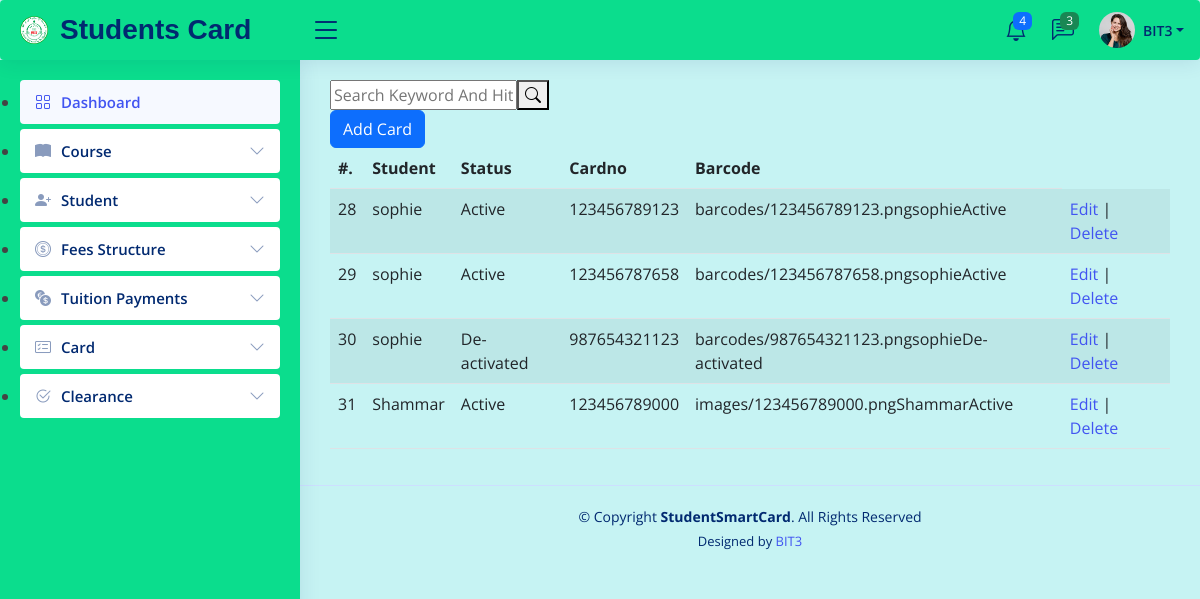
/add_card/ (signed in), run on the app's committed database.
### Cards/models.py (models this page shows, shortened)
class Card(models.Model):
    STATUS = [
        ("Active","Active"),
        ("De-activated", "Deactivated"),
        ("Terminated", "Terminated")
    ]
    student = models.ForeignKey(Student, on_delete = models.CASCADE)
    cardno =models.CharField(max_length=12, default="",unique=True)
    barcode = models.ImageField(upload_to='images/',blank=True)
    status = models.CharField(max_length = 15, choices = STATUS)

class Student(models.Model):
    GENDER_OPTIONS=[
        ("M", "Male"),
        ("F","Female"),
    ]
    MARITAL_STATUS_OPTIONS=[
        ("M","Married"),
        ("S","Single"),
    ]
    SESSION_OPTIONS = [
        ("Day","Day"),
       ("Evening", "Evening"),
        ("Weekend", "Weekend"),
    ]
    student_name = models.CharField(max_length = 50, null= True, blank= True)
    gender = models.CharField(max_length=2, choices=GENDER_OPTIONS)
    course = models.ForeignKey(Course,on_delete=models.CASCADE)
    session = models.CharField(max_length = 8, choices = SESSION_OPTIONS ,null= True, blank= True)
    date_of_birth = models.DateField(auto_now = False)
    address = models.CharField(max_length = 25, null= True, blank= True)
    religion = models.CharField(max_length=20)
    telephone_no = models.CharField(max_length = 15)
    nationality = models.CharField(max_length = 20,null= True, blank= True)
    marital_status = models.CharField(max_length=2, choices= MARITAL_STATUS_OPTIONS)
    def __str__(self):
        return self.student_name

### Cards/views.py (the view)
# urls.py: path('add_card/',add_card_view,name='add_card_page'),
@login_required
def add_card_view(request):
    message =''
    if request.method == "POST":
        card_form = CardForm(request.POST)
        if card_form.is_valid():
            card_form.save()
        message = "Card Added Successfully"
    else:
        card_form = CardForm()
    messages.success(request,message)
    cards = Card.objects.all()
    context = {
        'form':card_form,
        'msg' :message,
        'cards' :cards
    }
    return render(request, "add_card.html", context)

### Cards/forms.py
class CardForm(ModelForm):
    class Meta:
        model = Card
        fields = '__all__'

### Cards/templates/add_card.html (shortened to what this page needs)
{% extends './base2.html' %}
{% load crispy_forms_tags %}
{% block content %}
<div class="search-bar">
    <form class="search-form d-flex align-items-center" method="GET" action="{% url 'search_students_page' %}">
      <input type="text" name="query" placeholder="Search Keyword And Hit Enter" title="Enter search keyword">
      <button type="submit" title="Search"><i class="bi bi-search"></i></button>
    </form>
  </div>
                    <button type="button" class="btn btn-primary" data-bs-toggle="modal" data-bs-target="#basicModal">
                    Add Card
                    </button>
            <table class="table table-striped">
                <thead>
                    <tr>
                        <th scope="col">#.</th>
                        <th scope="col">Student</th>
                        <th scope="col">Status</th>
                        <th scope="col">Cardno</th>
                        <th scope="col">Barcode</th>
                    </tr>
                </thead>
                <tbody>
                    {% for Card in cards %}
                        <tr>
                            <td scope="row">{{Card.id}}</td>
                            <td>{{Card.student}}</td>
                            <td>{{Card.status}}</td>
                            <td>{{Card.cardno}}</td>
                            <td>{{Card.barcode}}</td>
                            <td>
                                <a href="{% url 'edit_card_page' Card.id %}">Edit</a> |
                                <a href="{% url 'delete_card_page' Card.id %}"
                                onclick ="return confirm('Are you sure to delete this Card')">
                                Delete</a>
                            </td>
                        </tr>
                    {% endfor %}
                </tbody>
            </table>
        </div>
{% endblock content %}

### static/assets/css/style.css (style rules this page uses)
:root { scroll-behavior: smooth; }
body { font-family: "Open Sans", sans-serif; background: #c6f3f3; color: #444444; }
a { color: #4154f1; text-decoration: none; }

### data on the page
Card: id "28", student "sophie", status "Active", cardno "123456789123", barcode "barcodes/123456789123.pngsophieActive"
Card: id "29", student "sophie", status "Active", cardno "123456787658", barcode "barcodes/123456787658.pngsophieActive"
Card: id "30", student "sophie", status "De-activated", cardno "987654321123", barcode "barcodes/987654321123.pngsophieDe-activated"
Card: id "31", student "Shammar", status "Active", cardno "123456789000", barcode "images/123456789000.pngShammarActive"
